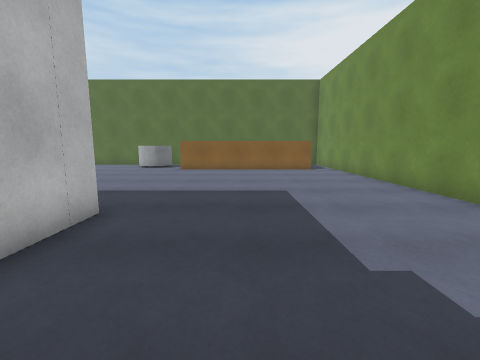
View 1 (above)

16 first-person views from a walk through a 3-D level made in the Unity game engine. The camera is 1.3 m above the floor, tilts 8° down and sees 90° across. The floor is counted in squares, 1 m on a side. Each view is taken from the middle of a square. On the plan, view 1 faces up. The plan holds only what a view shows up to about 12 squares ahead; the rest is blank. The place goes on beyond the plan. The player character is not drawn.

View 2
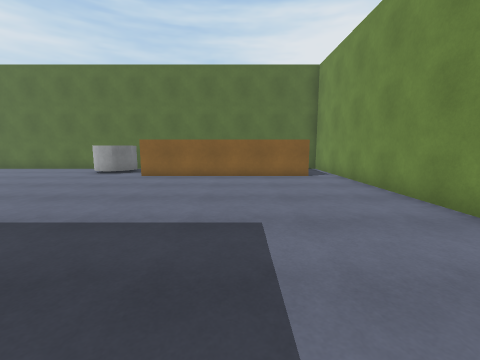

View 3
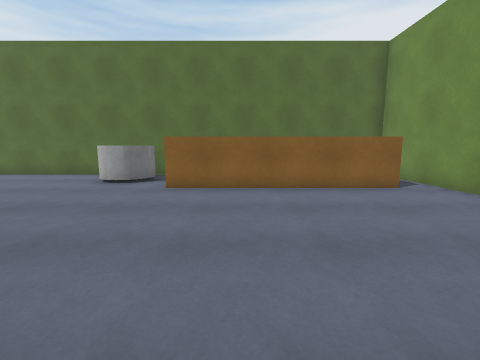

View 4
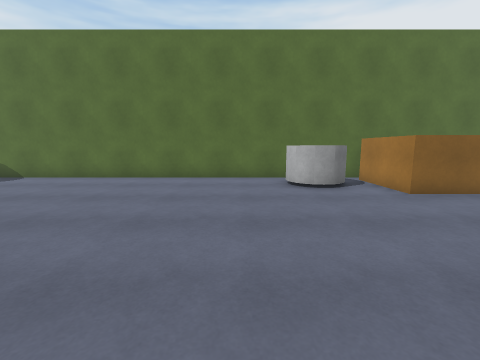

View 5
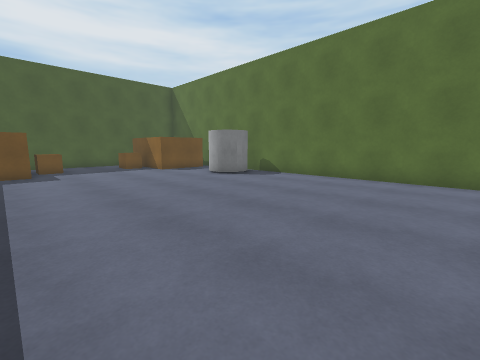

View 6
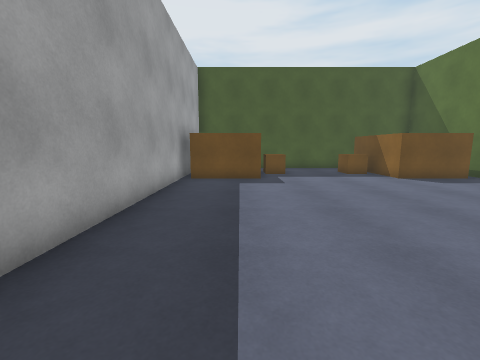

View 7
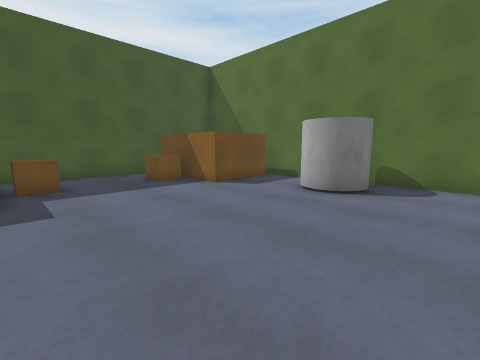

View 8
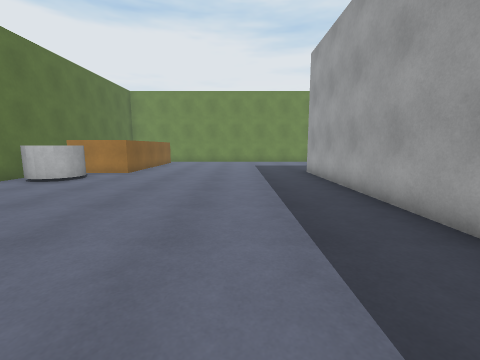

View 9
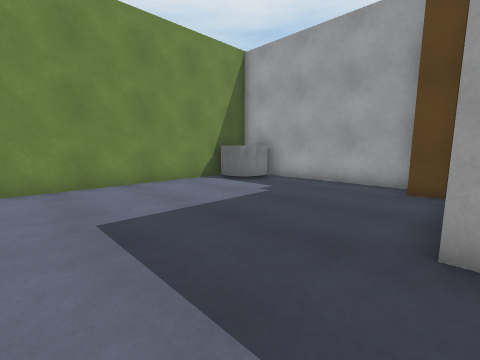

View 10
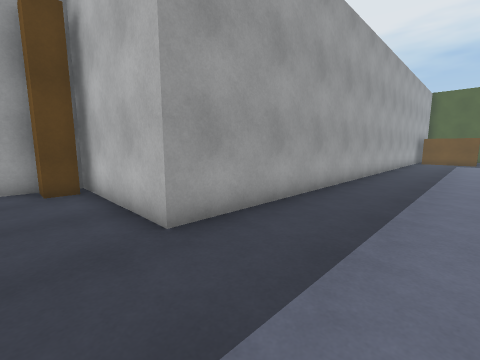

View 11
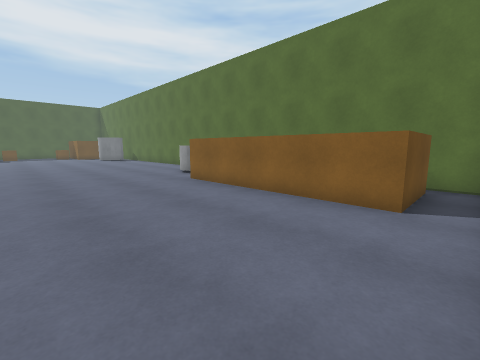

View 12
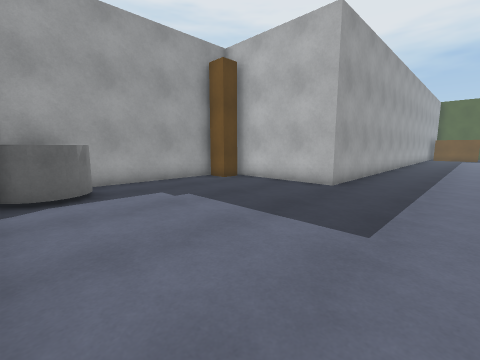

View 13
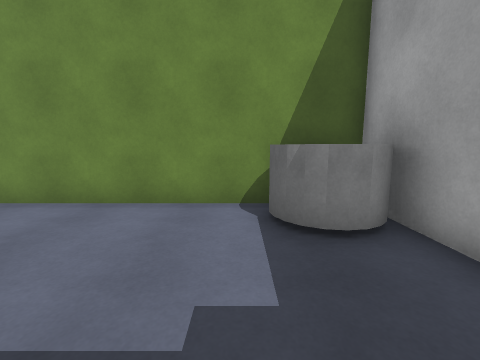

View 14
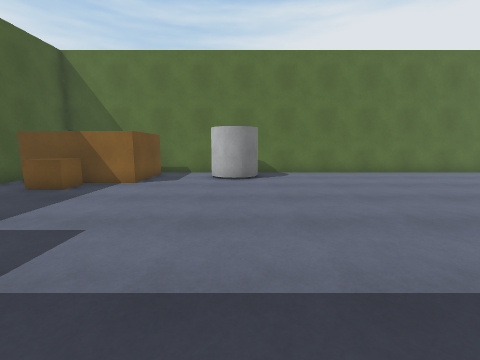

View 15
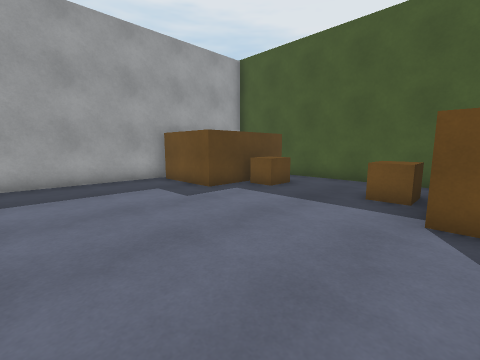

View 16
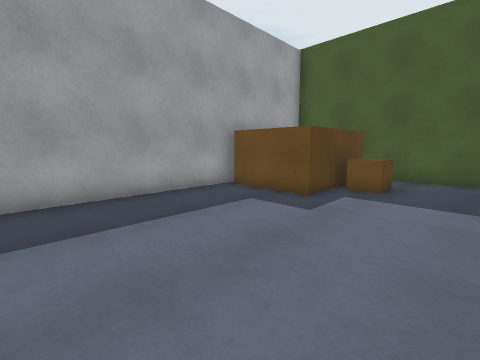

### Floor plan
Points are (right, up) in squares from view 1. A wall is a line through its corners. A room is listed if a view was taken in it or the views show most of it. See-through windows are left out.
Room 1 (views 1, 2, 3, 4, 5, 6, 7, 8, 9, 10, 11, 12, 13, 14, 15, 16)
walls: (-2.5, 0.4) (-1.7, 0.4) (-1.7, -0.7) (5.4, -0.7) (5.4, 15.6); (-1.6, 17) (-18.8, 17); (-20.4, 17) (-23.5, 17); (-23.5, 7.9) (-22.7, 7.9) (-22.7, 5); (4, 16.4) (4, 13.5) (-3.3, 13.5) (-3.3, 16.4); (-22.7, 16.4) (-22.7, 13.5) (-26.8, 13.5); (5.1, 17) (3.8, 17); (-24.8, 4.6) (-2.8, 4.6) (-2.8, -0.8); (-26.8, 7.9) (-25.4, 7.9); (-27.4, 14.2) (-27.4, 7.4)
objects: other object (-25, 8) to (-24, 9); other object (-25, 12) to (-24, 13); other object (-20, 15) to (-18, 16); other object (-6, 15) to (-5, 16); other object (3, 0) to (5, 1)

Positions as (right, up) in squares from view 1, and headings:
1: (0, 0), facing up
2: (1, 3), facing up
3: (-1, 6), facing up
4: (-8, 7), facing up
5: (-10, 7), facing up-left
6: (-13, 7), facing left
7: (-16, 8), facing up-left
8: (-15, 8), facing right
9: (-3, 8), facing down-right
10: (-1, 8), facing down-left
11: (5, 8), facing up-left
12: (5, 8), facing down-left
13: (0, 2), facing right
14: (-19, 5), facing up
15: (-18, 14), facing down-left
16: (-17, 11), facing down-left
